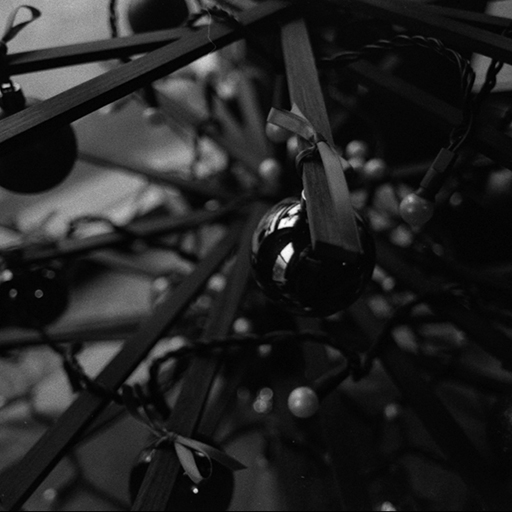
%> input picture HW3/inputs/fomopan_grayscale_512.jpg, 512 x 512 px
$ octave Q2_4.m   (GNU Octave 9; MATLAB toolbox functions it lacks are replaced by stand-ins)
%> lines starting %> are read from the running program, lines starting %| are printed output that depends on the picture
filename='inputs/fomopan_grayscale_512.jpg';
im = imread(filename);
%> im is the input picture: size 512x512 uint8; min 0, max 255, mean 35.1

res1 = imadjust(im,[],[],0.2);
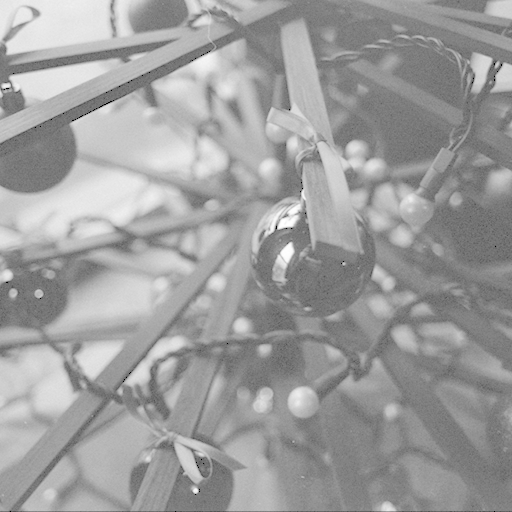
%> res1: size 512x512 uint8; min 0, max 255, mean 157.6
res2 = imadjust(im,[],[],0.6);
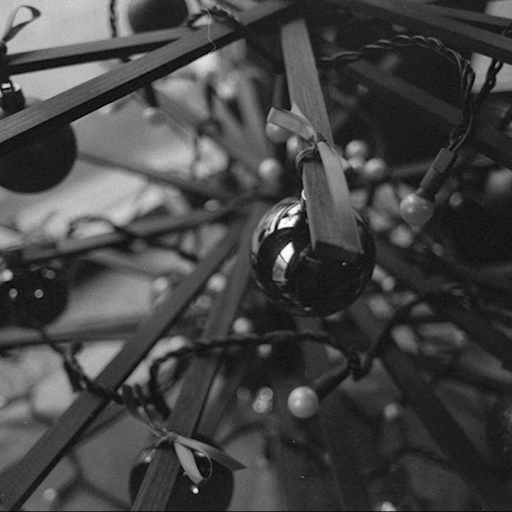
%> res2: size 512x512 uint8; min 0, max 255, mean 68.7
res3 = imadjust(im,[],[],1.6);
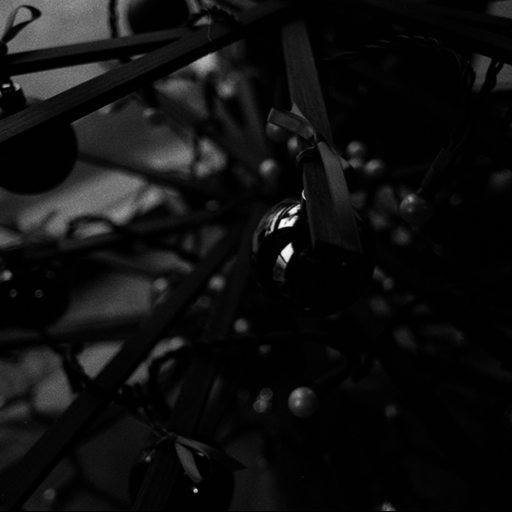
%> res3: size 512x512 uint8; min 0, max 255, mean 16
res4 = imadjust(im,[],[],2.2);
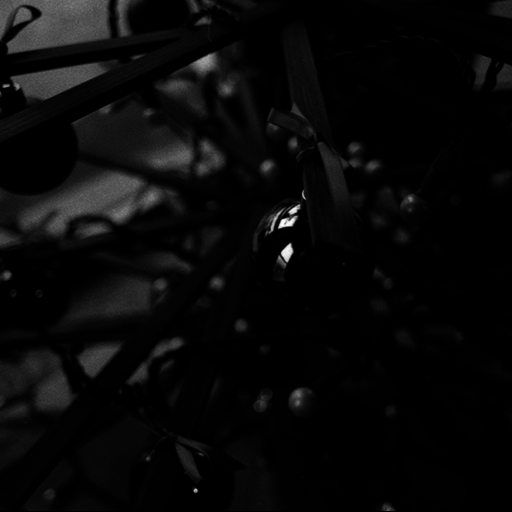
%> res4: size 512x512 uint8; min 0, max 255, mean 8.7


h=figure;

subplot(2,2,1)
imshow(res1)
title('g=0.2')

subplot(2,2,2)
imshow(res2)
title('g=0.6')

subplot(2,2,3)
imshow(res3)
title('g=1.6')

subplot(2,2,4)
imshow(res4)
title('g=2.2')

saveas(h,'outputs/Q2/Q2_4.png')
